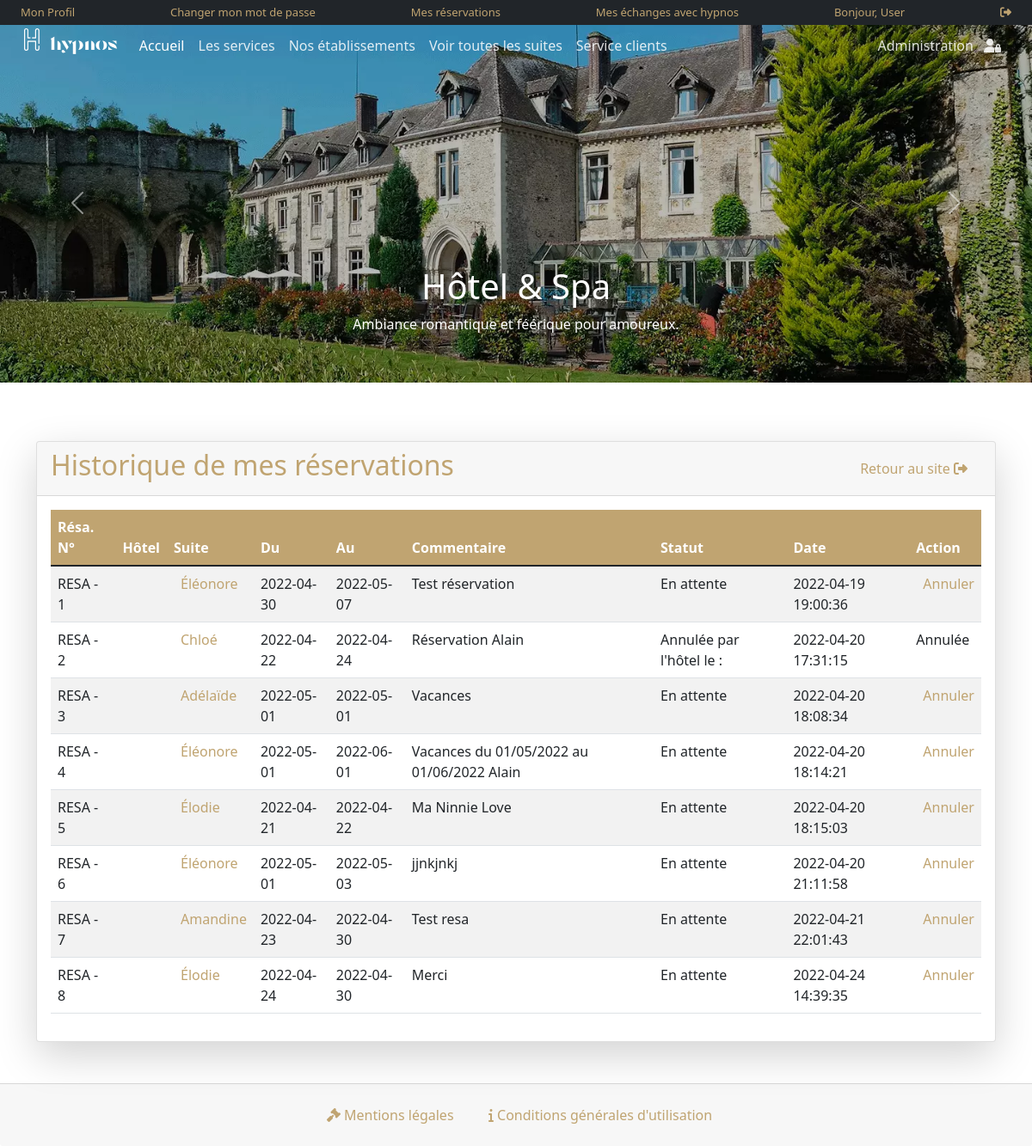
The app's page /booking-history.php (signed in) with its own data.
### tables this page shows
CREATE TABLE `reservations` (
  `bookingid` int(11) NOT NULL,
  `suiteid` int(11) DEFAULT NULL,
  `resortid` int(11) DEFAULT NULL,
  `useremail` varchar(100) DEFAULT NULL,
  `datein` varchar(100) DEFAULT NULL,
  `dateout` varchar(100) DEFAULT NULL,
  `usercomment` text DEFAULT NULL,
  `createdate` timestamp NULL DEFAULT current_timestamp(),
  `status` int(11) DEFAULT NULL,
  `cancelledby` varchar(5) DEFAULT NULL,
  `updatedate` timestamp NULL DEFAULT NULL
);

CREATE TABLE `suites` (
  `suiteid` int(11) NOT NULL,
  `suitename` varchar(100) DEFAULT NULL,
  `suitetitle` varchar(200) DEFAULT NULL,
  `suitelocation` varchar(100) NOT NULL,
  `resortid` int(11) DEFAULT NULL,
  `suiteprice` int(11) DEFAULT NULL,
  `suiteservices` varchar(255) DEFAULT NULL,
  `suitedescription` text DEFAULT NULL,
  `suiteimage` varchar(100) DEFAULT NULL,
  `createdate` timestamp NULL DEFAULT current_timestamp(),
  `updatedate` timestamp NULL DEFAULT NULL ON UPDATE current_timestamp()
);

### booking-history.php (the view, shortened to what this page needs)
<?php
include('includes/config.php');
if(strlen($_SESSION['login'])==0)
	{
header('location:index.php');
}
else{
?>
<!DOCTYPE HTML>
	<html lang="fr">
		<head>
			<link href="https://cdn.jsdelivr.net/npm/bootstrap@5.1.3/dist/css/bootstrap.min.css" rel="stylesheet">
			<link href="css/hypnos.css" rel="stylesheet" type="text/css" />
			<link href="css/mobile.css" rel="stylesheet" type="text/css" />
			<link href="css/scrollToTop.css" rel="stylesheet" type="text/css" />
		</head>
	<body>
		<?php include('includes/header.php');?>
		<main class="main mb-5">
        <div class="container pt-5">
          <div class="card shadow-lg mt-5">
            <div class="card-header d-flex justify-content-between align-items-center">
              <h2>Historique de mes réservations</h2>
                <a href="index.php" class="link d-none d-xl-block d-lg-block d-sm-block">
                  Retour au site <i class="fa-solid fa-right-from-bracket me-3"></i>
                </a>
            </div>
            <div class="card-body">
              <form name="chngpwd" method="post" onSubmit="return valid();">
                <table class="table table-striped">
                  <thead>
                    <tr>
                      <th>Résa. N°</th>
                      <th>Hôtel</th>
                      <th>Suite</th>
                      <th>Du</th>
                      <th>Au</th>
                      <th>Commentaire</th>
                      <th>Statut</th>
                      <th>Date</th>
                      <th>Action</th>
                    </tr>
                  </thead>
                  <tbody>
                    <?php
                      $uemail=$_SESSION['login'];;
                      $sql = "SELECT reservations.bookingid as bid,reservations.suiteid as suiteid,suites.suitename as suitename,reservations.datein as datein,reservations.dateout as dateout,reservations.usercomment as usercomment,reservations.status as status,reservations.createdate as createdate,reservations.cancelledby as cancelby,reservations.updatedate as updatedate from reservations join suites on suites.suiteid=reservations.suiteid where useremail=:uemail";
                      $query = $dbh->prepare($sql);
                      $query -> bindParam(':uemail', $uemail, PDO::PARAM_STR);
                      $query->execute();
                      $results=$query->fetchAll(PDO::FETCH_OBJ);
                      $cnt=1;
                      if($query->rowCount() > 0)
                      {
                      foreach($results as $result)
                      {
                      ?>
                    <tr>
                      <td>RESA - <?php echo htmlentities($cnt);?></td>
                      <td><?php echo htmlentities($result->resortname);?></td>
                      <td><a class="link" href="detail-suite.php?sid=<?php echo htmlentities($result->suiteid);?>"><?php echo htmlentities($result->suitename);?></a></td>
                      <td><?php echo htmlentities($result->datein);?></td>
                      <td><?php echo htmlentities($result->dateout);?></td>
                      <td><?php echo htmlentities($result->usercomment);?></td>
                      <td><?php if($result->status==0)
                        {
                        echo "En attente";
                        }
                        if($result->status==2 and $result->cancelby=='a')
                        {
                        echo "Annulée par l'hôtel le : " .$result->updatedate;
                        }
                        ?>
                      </td>
                      <td><?php echo htmlentities($result->createdate);?></td>
                        <?php if($result->status==2)
                      {
                      ?>
                      <td>Annulée</td>
                        <?php } else {?>
                      <td><a class="link" href="booking-history.php?bkid=<?php echo htmlentities($result->bid);?>" onclick="return confirm('Êtes-vous certain de vouloir annuler cette réservation ?')" >Annuler</a></td>
                        <?php }?>
                    </tr>
                      <?php $cnt=$cnt+1; }} ?>
                  </tbody>
                </table>
              </form>
            </div>
          </div>
        </div>
			</main>
      <div class="">
        <?php include('includes/footer.php');?>
      </div>
	</body>
</html>
<?php } ?>

### includes/header.php (shortened to what this page needs)
<?php if($_SESSION['login'])
{?>
	<div id="header-top" class="container-fluid p-0 fixed-top">
		<ul class="nav justify-content-between align-items-center bg-dark">
			<li id="account-1" class="nav-item ms-3">
				<a class="nav-link top" href="profile.php">
					Mon Profil
				</a>
			</li>
			<li id="account-1" class="nav-item">
				<a class="nav-link top" href="change-password.php">
					Changer mon mot de passe
				</a>
			</li>
			<li id="account-1" class="nav-item">
				<a class="nav-link top" href="booking-history.php">
					Mes réservations
				</a>
			</li>
			<li id="account-1" class="nav-item">
				<a class="nav-link top" href="tickets.php">
					Mes échanges avec hypnos
				</a>
			</li>
			<li class="nav-item">
				<a class="nav-link top active" href="#">
					Bonjour, <?php echo htmlentities($_SESSION['prenom']);?>
				</a>
			</li>
			<li id="account-1" class="nav-item">
				<a class="nav-link top" href="logout.php" >
					<i class="fa-solid fa-right-from-bracket icon me-3"></i>
				</a>
			</li>
		</ul>
	</div>
	<?php }?>
<nav id="header" class="navbar navbar-expand-lg navbar-dark fixed-top px-3 py-0 shadow-lg">
  <div class="container-fluid">
    <a class="navbar-brand" href="index.php">
      <span class="tostada">
				<img
					class="logo"
          src="img/Logo-h-100.png"
          alt="logo hypnos"/>
					hypnos
			</span>
    </a>
		<div class="collapse navbar-collapse" id="navbarText">
      <ul class="navbar-nav me-auto mb-2 mb-lg-0">
        <li class="nav-item">
          <a class="nav-link active" aria-current="page" href="index.php">
						Accueil
					</a>
        </li>
        <li class="nav-item">
          <a class="nav-link" href="services.php">Les services</a>
        </li>
        <li class="nav-item">
          <a class="nav-link" href="about.php">Nos établissements</a>
        </li>
				<li class="nav-item">
          <a class="nav-link" href="suites-list.php">Voir toutes les suites</a>
        </li>
					<?php if($_SESSION['login']){?>
				<li class="nav-item">
					<a class="nav-link" href="#" data-bs-toggle="modal" data-bs-target="#Modal2">Service clients
					</a>
				</li>
					<?php } else { ?>
				<li class="nav-item">
					<a class="nav-link" href="contact.php"> Demande de renseignements</a>
				</li>
				<?php } ?>
      </ul>
      <ul class="navbar-nav">
        <li class="nav-item">
          <a class="nav-link" href="admin/index.php">
					 	Administration
						<i class="fa-solid fa-user-lock ms-2"></i>
				 	</a>
        </li>
      </ul>
    </div>
	</div>
</nav>
<div id="carousel" class="carousel slide" data-bs-ride="carousel">
	<div class="carousel-inner">
		<div class="carousel-item active">
			<img
				src="images/slider/slide-1.webp"
				class="d-block w-100"
				alt="Slide 1"
			/>
			<div class="carousel-caption d-none d-md-block">
				<h3>Hôtel & Spa</h3>
				<p>Ambiance romantique et féérique pour amoureux.</p>
			</div>
		</div>
	</div>
	<button
		class="carousel-control-prev"
		type="button"
		data-bs-target="#carousel"
		data-bs-slide="prev"
	>
		<span
			class="carousel-control-prev-icon d-none d-xl-block d-lg-block"
			aria-hidden="true"
		></span>
	</button>
	<button
		class="carousel-control-next"
		type="button"
		data-bs-target="#carousel"
		data-bs-slide="next"
	>
		<span
			class="carousel-control-next-icon d-none d-xl-block d-lg-block"
			aria-hidden="true"
		></span>
	</button>
</div>

### includes/footer.php
<footer id="footer" class="pt-auto">
	<div class="container-fluid px-0">
		<div class="card-footer text-center">
		    <ul class="list-inline pt-3">
                <li class="list-inline-item"><a class="link active me-3" href="#"   target="_self"><i class="fa-solid fa-legal"></i>&nbsp;Mentions légales&nbsp;</a>
                </li>
                <li class="list-inline-item"><a class="link" href="#" target  ="_self"><i class="fa-solid fa-info"></i>&nbsp;Conditions générales d'utilisation</a>
                </li>
            </ul>
        </div>
	</div>
</footer>

### css/hypnos.css (style rules this page uses)
body { height: 100vh; z-index: 0; }
html { scrollbar-width: none }
.main { top: 100px; }
h3 { font-size: 40px; }
thead { background:rgb(192, 164, 113) }
th { color: #FFFFFF; }
.logo { top: 10; height: 40px; width: auto; margin-right: 10px; padding-top: 0; padding-bottom: 14px; }
.carousel-caption { z-index: 500; }
.tostada { font-family: tostada !important }
.navbar { padding: 0px; box-shadow: none !important }
.navbar-dark .navbar-nav .nav-link { color: rgba(255,255,255,.85); }
nav { position: static; padding: 10px !important; background-color: transparent; transition: background-color 400ms linear }
.nav-link { display: block; padding: 0.3rem 0.5rem; color: #C0A471; text-decoration: none; transition: color 0.15s ease-in-out, background-color 0.15s ease-in-out, border-color 0.15s ease-in-out; }
h2 { color: rgb(192, 164, 113); font-weight: 500 }
.link { color: rgb(192, 164, 113); text-decoration: none; list-style: none; padding-left: 0.5rem; }

### css/mobile.css (style rules this page uses)
@media (min-width: 1200px) and (max-width: 1399.98px) { .top { font-size: small; } }
@media (min-width: 1200px) and (max-width: 1399.98px) { .carousel { top: 28px; } }
@media (min-width: 1200px) and (max-width: 1399.98px) { #header { margin-top: 28px; } }

### records on screen
reservations: suiteid.suitename "Éléonore", datein "2022-04-30", dateout "2022-05-07", usercomment "Test réservation", status "En attente", createdate "2022-04-19 19:00:36"
reservations: suiteid.suitename "Chloé", datein "2022-04-22", dateout "2022-04-24", usercomment "Réservation Alain", createdate "2022-04-20 17:31:15", status "Annulée"
reservations: suiteid.suitename "Adélaïde", datein "2022-05-01", dateout "2022-05-01", usercomment "Vacances", status "En attente", createdate "2022-04-20 18:08:34"
reservations: suiteid.suitename "Éléonore", datein "2022-05-01", dateout "2022-06-01", usercomment "Vacances du 01/05/2022 au 01/06/2022 Alain", status "En attente", createdate "2022-04-20 18:14:21"
reservations: suiteid.suitename "Élodie", datein "2022-04-21", dateout "2022-04-22", usercomment "Ma Ninnie Love", status "En attente", createdate "2022-04-20 18:15:03"
reservations: suiteid.suitename "Éléonore", datein "2022-05-01", dateout "2022-05-03", usercomment "jjnkjnkj", status "En attente", createdate "2022-04-20 21:11:58"
reservations: suiteid.suitename "Amandine", datein "2022-04-23", dateout "2022-04-30", usercomment "Test resa", status "En attente", createdate "2022-04-21 22:01:43"
reservations: suiteid.suitename "Élodie", datein "2022-04-24", dateout "2022-04-30", usercomment "Merci", status "En attente", createdate "2022-04-24 14:39:35"

### other values on screen
$_SESSION['prenom'] "User"
